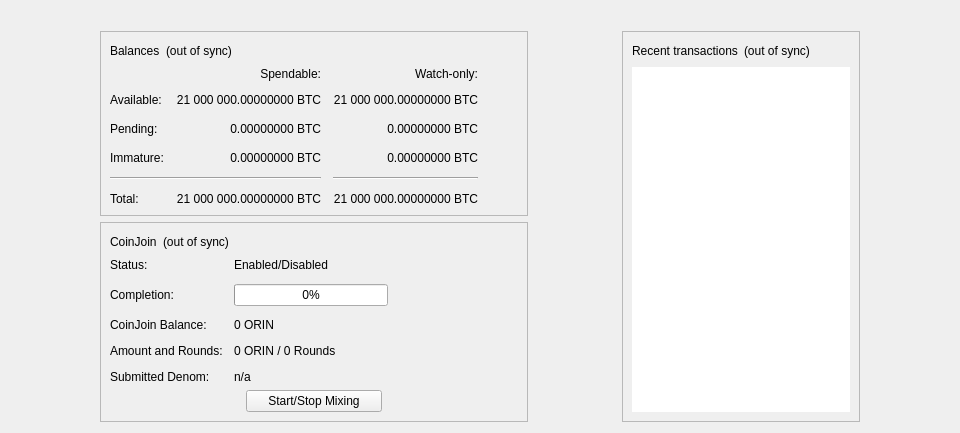
<?xml version="1.0" encoding="UTF-8"?>
<ui version="4.0">
 <class>OverviewPage</class>
 <widget class="QWidget" name="OverviewPage">
  <property name="geometry">
   <rect>
    <x>0</x>
    <y>0</y>
    <width>798</width>
    <height>318</height>
   </rect>
  </property>
  <property name="minimumSize">
   <size>
    <width>960</width>
    <height>0</height>
   </size>
  </property>
  <property name="windowTitle">
   <string>Form</string>
  </property>
  <layout class="QVBoxLayout" name="topLayout">
   <item>
    <widget class="QLabel" name="labelAlerts">
     <property name="visible">
      <bool>false</bool>
     </property>
     <property name="wordWrap">
      <bool>true</bool>
     </property>
     <property name="margin">
      <number>3</number>
     </property>
     <property name="textInteractionFlags">
      <set>Qt::TextSelectableByMouse</set>
     </property>
    </widget>
   </item>
   <item>
    <layout class="QHBoxLayout" name="horizontalLayout" stretch="1,0,1,0,1">
     <item>
      <spacer name="horizontalSpacerLeft">
       <property name="orientation">
        <enum>Qt::Horizontal</enum>
       </property>
       <property name="sizeType">
        <enum>QSizePolicy::Preferred</enum>
       </property>
       <property name="sizeHint" stdset="0">
        <size>
         <width>10</width>
         <height>20</height>
        </size>
       </property>
      </spacer>
     </item>
     <item>
      <layout class="QVBoxLayout" name="verticalLayout_2">
       <item>
        <widget class="QFrame" name="frame">
         <property name="frameShape">
          <enum>QFrame::StyledPanel</enum>
         </property>
         <property name="frameShadow">
          <enum>QFrame::Raised</enum>
         </property>
         <layout class="QVBoxLayout" name="verticalLayout_4">
          <item>
           <layout class="QHBoxLayout" name="horizontalLayout_4">
            <item>
             <widget class="QLabel" name="label_5">
              <property name="text">
               <string>Balances</string>
              </property>
             </widget>
            </item>
            <item>
             <widget class="QLabel" name="labelWalletStatus">
              <property name="toolTip">
               <string>The displayed information may be out of date. Your wallet automatically synchronizes with the Orin network after a connection is established, but this process has not completed yet.</string>
              </property>
              <property name="text">
               <string notr="true">(out of sync)</string>
              </property>
              <property name="alignment">
               <set>Qt::AlignLeading|Qt::AlignLeft|Qt::AlignVCenter</set>
              </property>
             </widget>
            </item>
            <item>
             <spacer name="horizontalSpacer_3">
              <property name="orientation">
               <enum>Qt::Horizontal</enum>
              </property>
              <property name="sizeHint" stdset="0">
               <size>
                <width>40</width>
                <height>20</height>
               </size>
              </property>
             </spacer>
            </item>
           </layout>
          </item>
          <item>
           <layout class="QGridLayout" name="gridLayout">
            <property name="spacing">
             <number>12</number>
            </property>
            <item row="2" column="2">
             <widget class="QLabel" name="labelWatchPending">
              <property name="cursor">
               <cursorShape>IBeamCursor</cursorShape>
              </property>
              <property name="toolTip">
               <string>Unconfirmed transactions to watch-only addresses</string>
              </property>
              <property name="text">
               <string notr="true">0.00000000 BTC</string>
              </property>
              <property name="alignment">
               <set>Qt::AlignRight|Qt::AlignTrailing|Qt::AlignVCenter</set>
              </property>
              <property name="textInteractionFlags">
               <set>Qt::LinksAccessibleByMouse|Qt::TextSelectableByKeyboard|Qt::TextSelectableByMouse</set>
              </property>
             </widget>
            </item>
            <item row="2" column="1">
             <widget class="QLabel" name="labelUnconfirmed">
              <property name="cursor">
               <cursorShape>IBeamCursor</cursorShape>
              </property>
              <property name="toolTip">
               <string>Total of transactions that have yet to be confirmed, and do not yet count toward the spendable balance</string>
              </property>
              <property name="text">
               <string notr="true">0.00000000 BTC</string>
              </property>
              <property name="alignment">
               <set>Qt::AlignRight|Qt::AlignTrailing|Qt::AlignVCenter</set>
              </property>
              <property name="textInteractionFlags">
               <set>Qt::LinksAccessibleByMouse|Qt::TextSelectableByKeyboard|Qt::TextSelectableByMouse</set>
              </property>
             </widget>
            </item>
            <item row="3" column="2">
             <widget class="QLabel" name="labelWatchImmature">
              <property name="cursor">
               <cursorShape>IBeamCursor</cursorShape>
              </property>
              <property name="toolTip">
               <string>Mined balance in watch-only addresses that has not yet matured</string>
              </property>
              <property name="text">
               <string notr="true">0.00000000 BTC</string>
              </property>
              <property name="alignment">
               <set>Qt::AlignRight|Qt::AlignTrailing|Qt::AlignVCenter</set>
              </property>
              <property name="textInteractionFlags">
               <set>Qt::LinksAccessibleByMouse|Qt::TextSelectableByKeyboard|Qt::TextSelectableByMouse</set>
              </property>
             </widget>
            </item>
            <item row="4" column="0" colspan="2">
             <widget class="Line" name="lineSpendableBalance">
              <property name="orientation">
               <enum>Qt::Horizontal</enum>
              </property>
             </widget>
            </item>
            <item row="4" column="2">
             <widget class="Line" name="lineWatchBalance">
              <property name="sizePolicy">
               <sizepolicy hsizetype="Preferred" vsizetype="Fixed">
                <horstretch>0</horstretch>
                <verstretch>0</verstretch>
               </sizepolicy>
              </property>
              <property name="minimumSize">
               <size>
                <width>140</width>
                <height>0</height>
               </size>
              </property>
              <property name="orientation">
               <enum>Qt::Horizontal</enum>
              </property>
             </widget>
            </item>
            <item row="5" column="0">
             <widget class="QLabel" name="labelTotalText">
              <property name="text">
               <string>Total:</string>
              </property>
             </widget>
            </item>
            <item row="3" column="1">
             <widget class="QLabel" name="labelImmature">
              <property name="cursor">
               <cursorShape>IBeamCursor</cursorShape>
              </property>
              <property name="toolTip">
               <string>Mined balance that has not yet matured</string>
              </property>
              <property name="text">
               <string notr="true">0.00000000 BTC</string>
              </property>
              <property name="alignment">
               <set>Qt::AlignRight|Qt::AlignTrailing|Qt::AlignVCenter</set>
              </property>
              <property name="textInteractionFlags">
               <set>Qt::LinksAccessibleByMouse|Qt::TextSelectableByKeyboard|Qt::TextSelectableByMouse</set>
              </property>
             </widget>
            </item>
            <item row="2" column="3">
             <spacer name="horizontalSpacer_2">
              <property name="orientation">
               <enum>Qt::Horizontal</enum>
              </property>
              <property name="sizeHint" stdset="0">
               <size>
                <width>40</width>
                <height>20</height>
               </size>
              </property>
             </spacer>
            </item>
            <item row="3" column="0">
             <widget class="QLabel" name="labelImmatureText">
              <property name="text">
               <string>Immature:</string>
              </property>
             </widget>
            </item>
            <item row="5" column="1">
             <widget class="QLabel" name="labelTotal">
              <property name="cursor">
               <cursorShape>IBeamCursor</cursorShape>
              </property>
              <property name="toolTip">
               <string>Your current total balance</string>
              </property>
              <property name="text">
               <string notr="true">21 000 000.00000000 BTC</string>
              </property>
              <property name="alignment">
               <set>Qt::AlignRight|Qt::AlignTrailing|Qt::AlignVCenter</set>
              </property>
              <property name="textInteractionFlags">
               <set>Qt::LinksAccessibleByMouse|Qt::TextSelectableByKeyboard|Qt::TextSelectableByMouse</set>
              </property>
             </widget>
            </item>
            <item row="5" column="2">
             <widget class="QLabel" name="labelWatchTotal">
              <property name="cursor">
               <cursorShape>IBeamCursor</cursorShape>
              </property>
              <property name="toolTip">
               <string>Current total balance in watch-only addresses</string>
              </property>
              <property name="text">
               <string notr="true">21 000 000.00000000 BTC</string>
              </property>
              <property name="alignment">
               <set>Qt::AlignRight|Qt::AlignTrailing|Qt::AlignVCenter</set>
              </property>
              <property name="textInteractionFlags">
               <set>Qt::LinksAccessibleByMouse|Qt::TextSelectableByKeyboard|Qt::TextSelectableByMouse</set>
              </property>
             </widget>
            </item>
            <item row="0" column="2">
             <widget class="QLabel" name="labelWatchonly">
              <property name="text">
               <string>Watch-only:</string>
              </property>
              <property name="alignment">
               <set>Qt::AlignRight|Qt::AlignTrailing|Qt::AlignVCenter</set>
              </property>
             </widget>
            </item>
            <item row="1" column="0">
             <widget class="QLabel" name="labelBalanceText">
              <property name="text">
               <string>Available:</string>
              </property>
             </widget>
            </item>
            <item row="1" column="1">
             <widget class="QLabel" name="labelBalance">
              <property name="cursor">
               <cursorShape>IBeamCursor</cursorShape>
              </property>
              <property name="toolTip">
               <string>Your current spendable balance</string>
              </property>
              <property name="text">
               <string notr="true">21 000 000.00000000 BTC</string>
              </property>
              <property name="alignment">
               <set>Qt::AlignRight|Qt::AlignTrailing|Qt::AlignVCenter</set>
              </property>
              <property name="textInteractionFlags">
               <set>Qt::LinksAccessibleByMouse|Qt::TextSelectableByKeyboard|Qt::TextSelectableByMouse</set>
              </property>
             </widget>
            </item>
            <item row="1" column="2">
             <widget class="QLabel" name="labelWatchAvailable">
              <property name="cursor">
               <cursorShape>IBeamCursor</cursorShape>
              </property>
              <property name="toolTip">
               <string>Your current balance in watch-only addresses</string>
              </property>
              <property name="text">
               <string notr="true">21 000 000.00000000 BTC</string>
              </property>
              <property name="alignment">
               <set>Qt::AlignRight|Qt::AlignTrailing|Qt::AlignVCenter</set>
              </property>
              <property name="textInteractionFlags">
               <set>Qt::LinksAccessibleByMouse|Qt::TextSelectableByKeyboard|Qt::TextSelectableByMouse</set>
              </property>
             </widget>
            </item>
            <item row="2" column="0">
             <widget class="QLabel" name="labelPendingText">
              <property name="text">
               <string>Pending:</string>
              </property>
             </widget>
            </item>
            <item row="0" column="1">
             <widget class="QLabel" name="labelSpendable">
              <property name="text">
               <string>Spendable:</string>
              </property>
              <property name="alignment">
               <set>Qt::AlignRight|Qt::AlignTrailing|Qt::AlignVCenter</set>
              </property>
             </widget>
            </item>
           </layout>
          </item>
         </layout>
        </widget>
       </item>
       <item>
        <widget class="QFrame" name="frameCoinJoin">
         <property name="layoutDirection">
          <enum>Qt::LeftToRight</enum>
         </property>
         <property name="frameShape">
          <enum>QFrame::StyledPanel</enum>
         </property>
         <property name="frameShadow">
          <enum>QFrame::Raised</enum>
         </property>
         <layout class="QVBoxLayout" name="VerticalLayout_PS1">
          <item>
           <layout class="QHBoxLayout" name="horizontalLayout_5">
            <item>
             <widget class="QLabel" name="labelCoinJoinHeader">
              <property name="text">
               <string notr="true">CoinJoin</string>
              </property>
             </widget>
            </item>
            <item>
             <widget class="QLabel" name="labelCoinJoinSyncStatus">
              <property name="toolTip">
               <string>The displayed information may be out of date. Your wallet automatically synchronizes with the Orin network after a connection is established, but this process has not completed yet.</string>
              </property>
              <property name="text">
               <string notr="true">(out of sync)</string>
              </property>
              <property name="alignment">
               <set>Qt::AlignLeading|Qt::AlignLeft|Qt::AlignVCenter</set>
              </property>
             </widget>
            </item>
            <item>
             <spacer name="horizontalSpacer_4">
              <property name="orientation">
               <enum>Qt::Horizontal</enum>
              </property>
              <property name="sizeHint" stdset="0">
               <size>
                <width>40</width>
                <height>20</height>
               </size>
              </property>
             </spacer>
            </item>
           </layout>
          </item>
          <item>
           <layout class="QFormLayout" name="coinJoinFormLayout">
            <property name="fieldGrowthPolicy">
             <enum>QFormLayout::AllNonFixedFieldsGrow</enum>
            </property>
            <property name="horizontalSpacing">
             <number>11</number>
            </property>
            <property name="verticalSpacing">
             <number>12</number>
            </property>
            <item row="0" column="0">
             <widget class="QLabel" name="labelCoinJoinEnabledText">
              <property name="text">
               <string>Status:</string>
              </property>
             </widget>
            </item>
            <item row="0" column="1">
             <widget class="QLabel" name="labelCoinJoinEnabled">
              <property name="text">
               <string>Enabled/Disabled</string>
              </property>
             </widget>
            </item>
            <item row="1" column="0">
             <widget class="QLabel" name="labelCompletitionText">
              <property name="text">
               <string>Completion:</string>
              </property>
             </widget>
            </item>
            <item row="1" column="1">
             <widget class="QProgressBar" name="coinJoinProgress">
              <property name="maximumSize">
               <size>
                <width>154</width>
                <height>16777215</height>
               </size>
              </property>
              <property name="value">
               <number>0</number>
              </property>
             </widget>
            </item>
            <item row="2" column="0">
             <widget class="QLabel" name="labelAnonymizedText">
              <property name="text">
               <string notr="true">CoinJoin Balance:</string>
              </property>
             </widget>
            </item>
            <item row="2" column="1">
             <widget class="QLabel" name="labelAnonymized">
              <property name="text">
               <string notr="true">0 ORIN</string>
              </property>
             </widget>
            </item>
            <item row="3" column="0">
             <widget class="QLabel" name="labelAmountAndRoundsText">
              <property name="text">
               <string>Amount and Rounds:</string>
              </property>
             </widget>
            </item>
            <item row="3" column="1">
             <widget class="QLabel" name="labelAmountRounds">
              <property name="text">
               <string>0 ORIN / 0 Rounds</string>
              </property>
             </widget>
            </item>
            <item row="4" column="0">
             <widget class="QLabel" name="labelSubmittedDenomText">
              <property name="text">
               <string>Submitted Denom:</string>
              </property>
             </widget>
            </item>
            <item row="4" column="1">
             <widget class="QLabel" name="labelSubmittedDenom">
              <property name="toolTip">
               <string>The denominations you submitted to the Masternode.&lt;br&gt;To mix, other users must submit the exact same denominations.</string>
              </property>
              <property name="text">
               <string>n/a</string>
              </property>
              <property name="wordWrap">
               <bool>true</bool>
              </property>
             </widget>
            </item>
           </layout>
          </item>
          <item>
           <layout class="QVBoxLayout" name="VerticalLayout_PS">
            <item>
             <layout class="QHBoxLayout" name="horizontalLayout_3">
              <property name="topMargin">
               <number>0</number>
              </property>
              <item>
               <spacer name="horizontalSpacer_5">
                <property name="orientation">
                 <enum>Qt::Horizontal</enum>
                </property>
                <property name="sizeHint" stdset="0">
                 <size>
                  <width>40</width>
                  <height>20</height>
                 </size>
                </property>
               </spacer>
              </item>
              <item>
               <widget class="QPushButton" name="toggleCoinJoin">
                <property name="sizePolicy">
                 <sizepolicy hsizetype="MinimumExpanding" vsizetype="Fixed">
                  <horstretch>0</horstretch>
                  <verstretch>0</verstretch>
                 </sizepolicy>
                </property>
                <property name="text">
                 <string>Start/Stop Mixing</string>
                </property>
               </widget>
              </item>
              <item>
               <spacer name="horizontalSpacer_6">
                <property name="orientation">
                 <enum>Qt::Horizontal</enum>
                </property>
                <property name="sizeHint" stdset="0">
                 <size>
                  <width>40</width>
                  <height>20</height>
                 </size>
                </property>
               </spacer>
              </item>
             </layout>
            </item>
            <item>
             <spacer name="verticalSpacer_3">
              <property name="orientation">
               <enum>Qt::Vertical</enum>
              </property>
              <property name="sizeHint" stdset="0">
               <size>
                <width>20</width>
                <height>40</height>
               </size>
              </property>
             </spacer>
            </item>
           </layout>
          </item>
         </layout>
        </widget>
       </item>
       <item>
        <spacer name="verticalSpacer">
         <property name="orientation">
          <enum>Qt::Vertical</enum>
         </property>
         <property name="sizeHint" stdset="0">
          <size>
           <width>20</width>
           <height>40</height>
          </size>
         </property>
        </spacer>
       </item>
      </layout>
     </item>
     <item>
      <spacer name="horizontalSpacerCenter">
       <property name="orientation">
        <enum>Qt::Horizontal</enum>
       </property>
       <property name="sizeHint" stdset="0">
        <size>
         <width>10</width>
         <height>20</height>
        </size>
       </property>
      </spacer>
     </item>
     <item>
      <layout class="QVBoxLayout" name="verticalLayout_3">
       <item>
        <widget class="QFrame" name="frame_2">
         <property name="frameShape">
          <enum>QFrame::StyledPanel</enum>
         </property>
         <property name="frameShadow">
          <enum>QFrame::Raised</enum>
         </property>
         <layout class="QVBoxLayout" name="verticalLayout">
          <item>
           <layout class="QHBoxLayout" name="horizontalLayout_2">
            <item>
             <widget class="QLabel" name="label_4">
              <property name="text">
               <string>Recent transactions</string>
              </property>
             </widget>
            </item>
            <item>
             <widget class="QLabel" name="labelTransactionsStatus">
              <property name="toolTip">
               <string>The displayed information may be out of date. Your wallet automatically synchronizes with the Orin network after a connection is established, but this process has not completed yet.</string>
              </property>
              <property name="text">
               <string notr="true">(out of sync)</string>
              </property>
              <property name="alignment">
               <set>Qt::AlignLeading|Qt::AlignLeft|Qt::AlignVCenter</set>
              </property>
             </widget>
            </item>
            <item>
             <spacer name="horizontalSpacer">
              <property name="orientation">
               <enum>Qt::Horizontal</enum>
              </property>
              <property name="sizeHint" stdset="0">
               <size>
                <width>40</width>
                <height>20</height>
               </size>
              </property>
             </spacer>
            </item>
           </layout>
          </item>
          <item>
           <widget class="TransactionOverviewWidget" name="listTransactions">
            <property name="frameShape">
             <enum>QFrame::NoFrame</enum>
            </property>
            <property name="verticalScrollBarPolicy">
             <enum>Qt::ScrollBarAlwaysOff</enum>
            </property>
            <property name="horizontalScrollBarPolicy">
             <enum>Qt::ScrollBarAlwaysOff</enum>
            </property>
            <property name="sizeAdjustPolicy">
             <enum>QAbstractScrollArea::AdjustToContents</enum>
            </property>
            <property name="selectionMode">
             <enum>QAbstractItemView::NoSelection</enum>
            </property>
            <property name="uniformItemSizes">
             <bool>true</bool>
            </property>
           </widget>
          </item>
         </layout>
        </widget>
       </item>
      </layout>
     </item>
     <item>
      <spacer name="horizontalSpacerRight">
       <property name="orientation">
        <enum>Qt::Horizontal</enum>
       </property>
       <property name="sizeType">
        <enum>QSizePolicy::Preferred</enum>
       </property>
       <property name="sizeHint" stdset="0">
        <size>
         <width>10</width>
         <height>20</height>
        </size>
       </property>
      </spacer>
     </item>
    </layout>
   </item>
  </layout>
 </widget>
 <customwidgets>
  <customwidget>
   <class>TransactionOverviewWidget</class>
   <extends>QListView</extends>
   <header>qt/transactionoverviewwidget.h</header>
  </customwidget>
 </customwidgets>
 <resources/>
 <connections/>
</ui>
